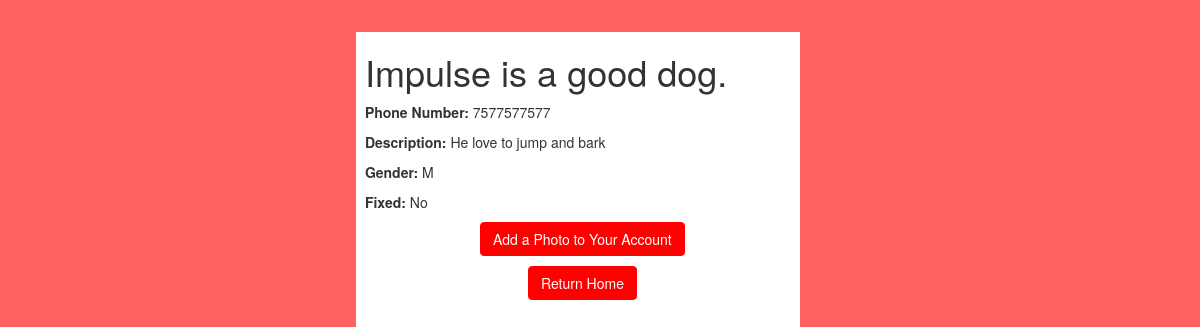
Screenshot of /portfolio.php (signed in) with the database file from the repository.
### tables this page shows
CREATE TABLE `Dog_Profile` (
  `Phone_Number` bigint(11) NOT NULL,
  `Name` varchar(20) NOT NULL,
  `Gender` varchar(2) NOT NULL, 
  `Fixed` bit(1) NOT NULL, 
  `Description` varchar(500) DEFAULT NULL,
  `Dog_ID` int(9) NOT NULL, 
   `Username` varchar(32) NOT NULL,
  `HateCount` int(11) NOT NULL DEFAULT 0,
  `LoveCount` int(11) NOT NULL DEFAULT 0,
   PRIMARY KEY (Dog_ID),
    FOREIGN KEY (Username) REFERENCES User(Username)
);

### portfolio.php (the view, shortened to what this page needs)
<!DOCTYPE html>
<html lang="en">
<head>
    <link rel="stylesheet" href="https://maxcdn.bootstrapcdn.com/bootstrap/3.3.7/css/bootstrap.css">
    <link rel="stylesheet" href="overall.css">
</head>
<body>
    <div id="cent">
        <div id="cent2">
<?php
    require_once "config.php";
    if(!isset($_SESSION["loggedin"]) || $_SESSION["loggedin"] !== true){
        header("location: login.php");
        exit;
    }elseif(isset($_SESSION["username"]) ){
    $username = $_SESSION["username"];
    $query = "SELECT * FROM Dog_Profile WHERE Username='$username'";
    $result = mysqli_query($link, $query);
    if(mysqli_num_rows($result) > 0){
        while($row = mysqli_fetch_array($result)){
            echo "<div>";
            echo "<h1>".$row['Name']." is a good dog.</h1>";
            echo "<p class='title'><b>Phone Number:</b> ". $row['Phone_Number'] ."</p>";
            echo "<p><b>Description: </b>". $row['Description'] ."</p>";
            echo "<p><b>Gender: </b>" . $row['Gender'] . "</p>";
            if($row['Fixed'] == 0){
                echo "<p> <b>Fixed: </b> Yes </p>";
            }else{
                echo "<p> <b>Fixed: </b> No </p>";
            }
        }
        }else{
            header("location: welcome.php");
            exit;
        }
}else{
    echo("Query failed try again latter.");
    exit;
}
    ?>
            <p><center>
                <a href="picture.php" class="btn btn-primary">Add a Photo to Your Account</a>
            </p>
            <p>
                <a href="welcome.php" class="btn btn-primary">Return Home</a>
            </p></center>
</div>
</div>
</body>
</html>

### overall.css (style rules this page uses)
body { background-color: #ff6060; }
#cent { position:absolute; left:38%; margin-top:2.7%; height: 90%; width: 37%; background-color: #fff; margin-left:-100px; }
.btn-primary, .btn-primary:hover, .btn-primary:active, .btn-primary:visited { background-color: #f00 !important; border-color: #f00; }
a { color: #f00; }
#cent2 { margin-left: 2%; }

### rows the page displays
dog_profile: Name "Impulse", Phone_Number "7577577577", Description "He love to jump and bark", Gender "M", shows "Fixed:", Fixed "No"
